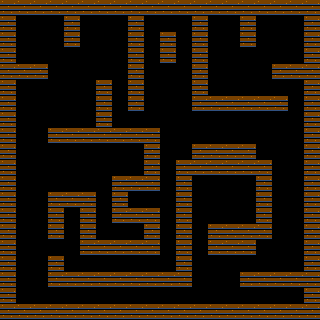

The image is a tile-based game level rendered from a .tmx file. Its description and complete source (layers, tilesets, objects, tile grids) follow:
An orthogonal 20x20 tile map with 16x16 px tiles, 1 tile layer (WALLS) and 4 objects (3x slime_spawn, player).

<map version="1.8" tiledversion="1.8.2" orientation="orthogonal" renderorder="right-down" width="20" height="20" tilewidth="16" tileheight="16" infinite="0" nextlayerid="4" nextobjectid="8">
 <tileset firstgid="1" source="acid_tiles.tsx" />
 <layer id="1" name="WALLS" width="20" height="20">
  <data encoding="csv">
2,2,2,2,2,2,2,2,2,2,2,2,2,2,2,2,2,2,2,2,
2,0,0,0,2,0,0,0,2,0,0,0,2,0,0,2,0,0,0,2,
2,0,0,0,2,0,0,0,2,0,2,0,2,0,0,2,0,0,0,2,
2,0,0,0,0,0,0,0,2,0,2,0,2,0,0,0,0,0,0,2,
2,2,2,0,0,0,0,0,2,0,0,0,2,0,0,0,0,2,2,2,
2,0,0,0,0,0,2,0,2,0,0,0,2,0,0,0,0,0,0,2,
2,0,0,0,0,0,2,0,2,0,0,0,2,2,2,2,2,2,0,2,
2,0,0,0,0,0,2,0,0,0,0,0,0,0,0,0,0,0,0,2,
2,0,0,2,2,2,2,2,2,2,0,0,0,0,0,0,0,0,0,2,
2,0,0,0,0,0,0,0,0,2,0,0,2,2,2,2,0,0,0,2,
2,0,0,0,0,0,0,0,0,2,0,2,2,2,2,2,2,0,0,2,
2,0,0,0,0,0,0,2,2,2,0,2,0,0,0,0,2,0,0,2,
2,0,0,2,2,2,0,2,0,0,0,2,0,0,0,0,2,0,0,2,
2,0,0,2,0,2,0,2,2,2,0,2,0,0,0,0,2,0,0,2,
2,0,0,2,0,2,0,0,0,2,0,2,0,2,2,2,2,0,0,2,
2,0,0,0,0,2,2,2,2,2,0,2,0,2,2,2,0,0,0,2,
2,0,0,2,0,0,0,0,0,0,0,2,0,0,0,0,0,0,0,2,
2,0,0,2,2,2,2,2,2,2,2,2,0,0,0,2,2,2,2,2,
2,0,0,0,0,0,0,0,0,0,0,0,0,0,0,0,0,0,0,2,
2,2,2,2,2,2,2,2,2,2,2,2,2,2,2,2,2,2,2,2
</data>
 </layer>
 <objectgroup id="2" name="OBJ">
  <object id="1" name="slime_spawn" type="slime_spawn" x="288" y="16" width="16" height="16" />
  <object id="4" name="player" type="player" x="224" y="208" width="16" height="16" />
  <object id="6" name="slime_spawn" type="slime_spawn" x="16" y="16" width="16" height="16" />
  <object id="7" name="slime_spawn" type="slime_spawn" x="288" y="288" width="16" height="16" />
 </objectgroup>
</map>